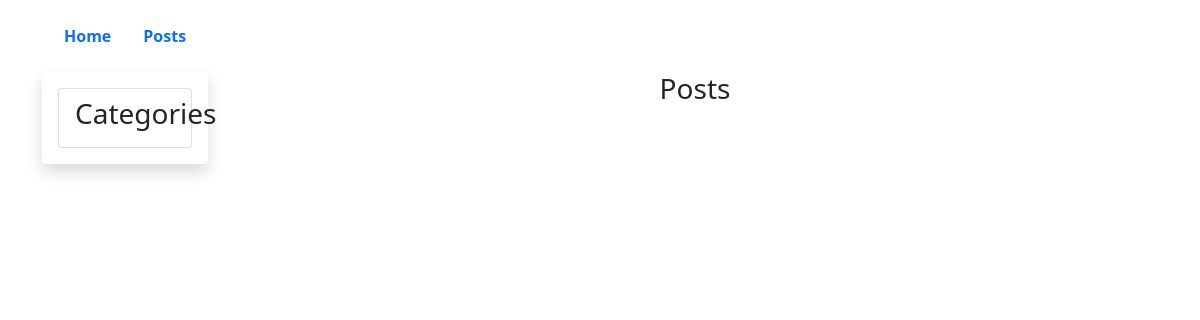
/posts/category/front-end/, run on an earlier commit of the app's database.
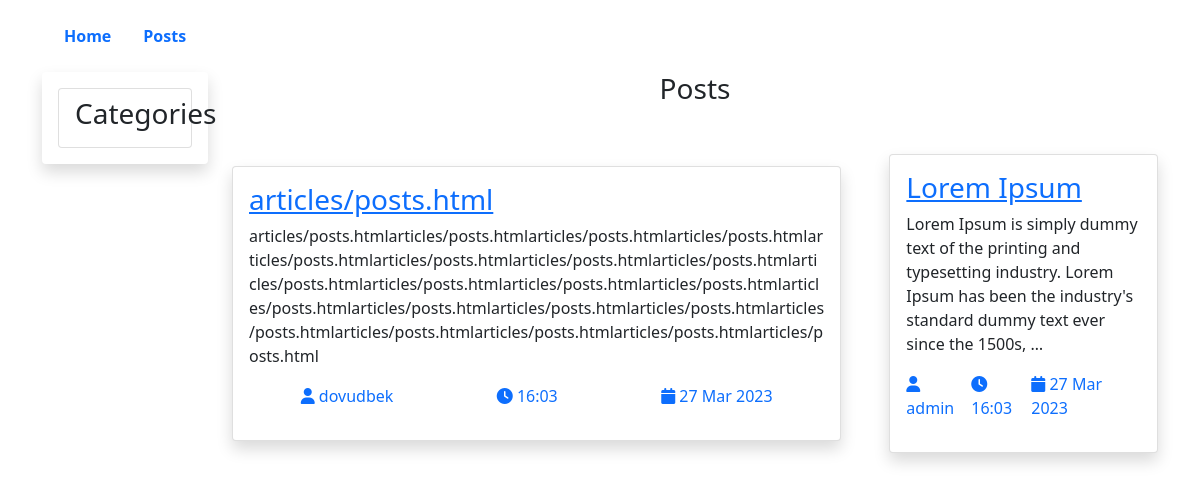
And on a later commit of the database.
### articles/models.py (models this page shows, shortened)
class Article(models.Model):
    title = models.CharField(max_length=300)
    slug = models.SlugField(max_length=300, unique=True)
    tag = models.ManyToManyField(Tag, related_name="tags")
    category = models.ForeignKey(Category, on_delete=models.CASCADE, related_name='categories')
    author = models.ForeignKey(User, on_delete=models.PROTECT, null=True)
    body = models.TextField()
    rating = models.PositiveIntegerField(default=0)
    published = models.BooleanField(default=False)
    published_date = models.DateTimeField(auto_now_add=True)
    on_top = models.BooleanField(default=False)
    comments = models.PositiveIntegerField(default=0)
    views = models.PositiveIntegerField(default=0)

### articles/views.py (the view)
# urls.py: path("category/<slug:category_slug>/", views.category_list, name='category_list')
def category_list(request, category_slug):
    category = Category.objects.get(slug=category_slug)
    articles = Article.objects.filter(category=category)
    return render(request, 'articles/category_posts.html', context={"posts":articles})

### templates/articles/category_posts.html (shortened to what this page needs)
{% extends '../base.html' %}
{% load static %}
{% block content %}
<main>
    <div class="container">
        <div class="row">
            <div class="col-2">
                <ul class="list-group p-3 shadow">
                    <li class="list-group-item fs-3">
                        <h3>Categories</h3>
                    </li>
                </ul>
            </div>
            <div class="col-10">
                <h3 class="text-center">Posts</h3>
                <div class="posts d-flex justify-content-center align-items-center gap-5">
                    {% for article in posts %}
                    <div class="card p-3 shadow">
                        <a href="{% url 'articles:detail' article.id %}">
                            <h3>{{article.title}}</h3>
                        </a>
                        <p>{{article.body|truncatewords:'25'}}</p>
                        <p class="d-flex justify-content-around">
                            <a href="#" class="text-decoration-none">
                                <i class="fa-solid fa-user"></i>
                                {{article.author}}
                            </a>
                            <a href="#" class="text-decoration-none">
                                <i class="fa-solid fa-clock"></i>
                                {{article.published_date|date:'H:m'}}
                            </a>
                            <a href="#" class="text-decoration-none">
                                <i class="fa-solid fa-calendar"></i>
                                {{article.published_date|date:'d M Y'}}
                            </a>
                        </p>
                    </div>
                    {% endfor %}
                </div>
            </div>
        </div>
    </div>
</main>
{% endblock %}

What changed in the data, as far as the page shows it:
added Article: title "articles/posts.html", body "articles/posts.htmlarticles/posts.htmlarticles/posts.htmlarticles/posts.htmlarticles/posts.htmlarticles/posts.htmlarticles/posts.htmlarticles/posts.htmlarticles/posts.htmlarticles/posts.htmlarticles/posts.htmlarticles/posts.htmlarticles/posts.htmlarticles/posts.htmlarticles/posts.htmlarticles/posts.htmlarticles/posts.htmlarticles/posts.htmlarticles/posts.htmlarticles/posts.htmlarticles/posts.html", author "dovudbek", published_date "16:03", published_date "27 Mar 2023"
added Article: title "Lorem Ipsum", body "Lorem Ipsum is simply dummy text of the printing and typesetting industry. Lorem Ipsum has been the industry's standard dummy text ever since the 1500s, …", author "admin", published_date "16:03", published_date "27 Mar 2023"
